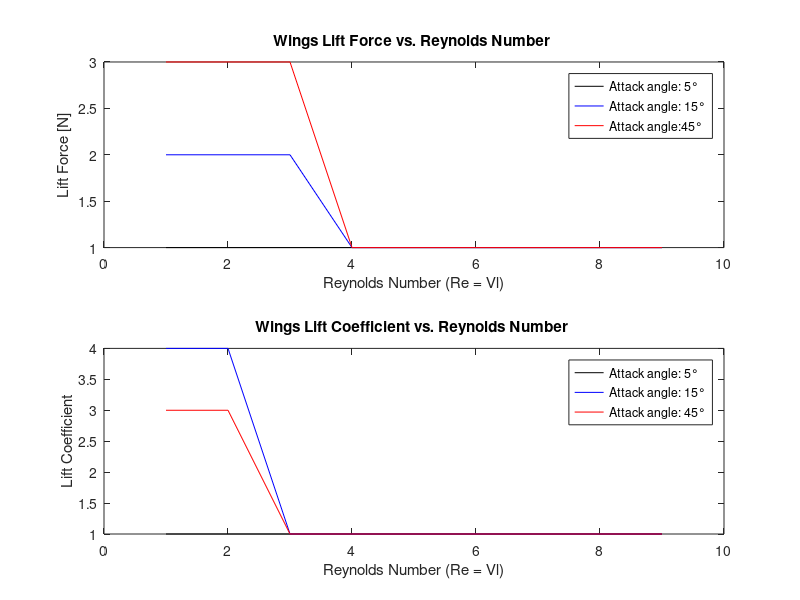

This chart was generated by the following MATLAB code:
% Wing plot


% Get values
R1 = [1 2 3 4 5 6 7 8 9]
R2 = [1 2 3 4 5 6 7 8 9]
R3 = [1 2 3 4 5 6 7 8 9]
C5 = [1 1 1 1 1 1 1 1 1]
C15 = [4 4 1 1 1 1 1 1 1]
C45 = [3 3 1 1 1 1 1 1 1]
LF5 = [1 1 1 1 1 1 1 1 1]
LF15 = [2 2 2 1 1 1 1 1 1]
LF45 = [3 3 3 1 1 1 1 1 1]

subplot(2, 1, 1)
plot(R1,LF5,'k')
hold on
plot(R2,LF15,'b')
plot(R3,LF45,'r')

ylabel('Lift Force [N]')
xlabel('Reynolds Number (Re = Vl)')
legend('Attack angle: 5°','Attack angle: 15°','Attack angle:45°')
title("Wings Lift Force vs. Reynolds Number ")
hold off

subplot(2, 1, 2)
plot(R1,C5,'k')
hold on
plot(R2,C15,'b')
plot(R3,C45,'r')

ylabel('Lift Coefficient')
xlabel('Reynolds Number (Re = Vl)')
legend('Attack angle: 5°','Attack angle: 15°','Attack angle: 45°')
title("Wings Lift Coefficient vs. Reynolds Number ")
hold off
